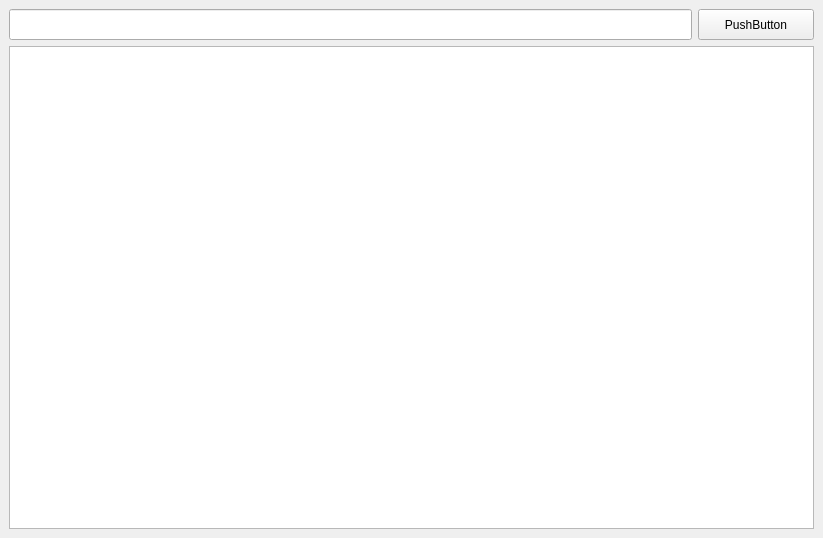
<?xml version="1.0" encoding="UTF-8"?>
<ui version="4.0">
 <class>MainWindow</class>
 <widget class="QMainWindow" name="MainWindow">
  <property name="geometry">
   <rect>
    <x>0</x>
    <y>0</y>
    <width>823</width>
    <height>538</height>
   </rect>
  </property>
  <property name="windowTitle">
   <string>MainWindow</string>
  </property>
  <widget class="QWidget" name="centralwidget">
   <layout class="QVBoxLayout" name="verticalLayout">
    <item>
     <layout class="QHBoxLayout" name="horizontalLayout">
      <item>
       <widget class="QLineEdit" name="lineEdit">
        <property name="sizePolicy">
         <sizepolicy hsizetype="Expanding" vsizetype="Preferred">
          <horstretch>0</horstretch>
          <verstretch>0</verstretch>
         </sizepolicy>
        </property>
        <property name="minimumSize">
         <size>
          <width>219</width>
          <height>31</height>
         </size>
        </property>
       </widget>
      </item>
      <item>
       <widget class="QPushButton" name="pushButton">
        <property name="sizePolicy">
         <sizepolicy hsizetype="Preferred" vsizetype="Preferred">
          <horstretch>0</horstretch>
          <verstretch>0</verstretch>
         </sizepolicy>
        </property>
        <property name="minimumSize">
         <size>
          <width>116</width>
          <height>31</height>
         </size>
        </property>
        <property name="text">
         <string>PushButton</string>
        </property>
        <property name="autoDefault">
         <bool>false</bool>
        </property>
        <property name="default">
         <bool>false</bool>
        </property>
       </widget>
      </item>
     </layout>
    </item>
    <item>
     <widget class="QListView" name="listView"/>
    </item>
   </layout>
  </widget>
 </widget>
 <resources/>
 <connections/>
</ui>
